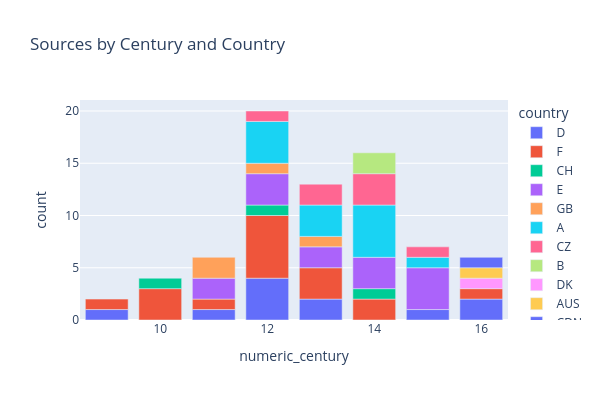

The cell this chart's notebook holds for it:
### Markdown cell above
#### 3d. Group and Chart the Century and Country Counts

### Code cell
sources_grouped = (source_df
    .dropna(subset=['numeric_century', 'country'])  # remove NA keys before grouping
    .groupby(['numeric_century', 'country'])
    .size()
    .reset_index(name='count')
    .sort_values(['numeric_century'])
)

fig = px.bar(sources_grouped,
             x='numeric_century',
             y='count',
             color='country',
             title='Sources by Century and Country',
             width=600, height=400)

fig.update_xaxes(categoryorder='array',
                 categoryarray=sources_grouped['numeric_century'].tolist())
fig.show()

### Figure 1 — Plotly figure (JSON) as saved in the notebook; plotly's stock layout.template omitted (floating-point values rounded to 4 significant figures)
{"data": [{"alignmentgroup": "True", "hovertemplate": "country=D<br>numeric_century=%{x}<br>count=%{y}<extra></extra>", "legendgroup": "D", "marker": {"color": "#636efa", "pattern": {"shape": ""}}, "name": "D", "offsetgroup": "D", "orientation": "v", "showlegend": true, "textposition": "auto", "type": "bar", "x": [9, 11, 12, 13, 15, 16], "xaxis": "x", "y": [1, 1, 4, 2, 1, 2], "yaxis": "y"}, {"alignmentgroup": "True", "hovertemplate": "country=F<br>numeric_century=%{x}<br>count=%{y}<extra></extra>", "legendgroup": "F", "marker": {"color": "#EF553B", "pattern": {"shape": ""}}, "name": "F", "offsetgroup": "F", "orientation": "v", "showlegend": true, "textposition": "auto", "type": "bar", "x": [9, 10, 11, 12, 13, 14, 16], "xaxis": "x", "y": [1, 3, 1, 6, 3, 2, 1], "yaxis": "y"}, {"alignmentgroup": "True", "hovertemplate": "country=CH<br>numeric_century=%{x}<br>count=%{y}<extra></extra>", "legendgroup": "CH", "marker": {"color": "#00cc96", "pattern": {"shape": ""}}, "name": "CH", "offsetgroup": "CH", "orientation": "v", "showlegend": true, "textposition": "auto", "type": "bar", "x": [10, 12, 14], "xaxis": "x", "y": [1, 1, 1], "yaxis": "y"}, {"alignmentgroup": "True", "hovertemplate": "country=E<br>numeric_century=%{x}<br>count=%{y}<extra></extra>", "legendgroup": "E", "marker": {"color": "#ab63fa", "pattern": {"shape": ""}}, "name": "E", "offsetgroup": "E", "orientation": "v", "showlegend": true, "textposition": "auto", "type": "bar", "x": [11, 12, 13, 14, 15], "xaxis": "x", "y": [2, 3, 2, 3, 4], "yaxis": "y"}, {"alignmentgroup": "True", "hovertemplate": "country=GB<br>numeric_century=%{x}<br>count=%{y}<extra></extra>", "legendgroup": "GB", "marker": {"color": "#FFA15A", "pattern": {"shape": ""}}, "name": "GB", "offsetgroup": "GB", "orientation": "v", "showlegend": true, "textposition": "auto", "type": "bar", "x": [11, 12, 13], "xaxis": "x", "y": [2, 1, 1], "yaxis": "y"}, {"alignmentgroup": "True", "hovertemplate": "country=A<br>numeric_century=%{x}<br>count=%{y}<extra></extra>", "legendgroup": "A", "marker": {"color": "#19d3f3", "pattern": {"shape": ""}}, "name": "A", "offsetgroup": "A", "orientation": "v", "showlegend": true, "textposition": "auto", "type": "bar", "x": [12, 13, 14, 15], "xaxis": "x", "y": [4, 3, 5, 1], "yaxis": "y"}, {"alignmentgroup": "True", "hovertemplate": "country=CZ<br>numeric_century=%{x}<br>count=%{y}<extra></extra>", "legendgroup": "CZ", "marker": {"color": "#FF6692", "pattern": {"shape": ""}}, "name": "CZ", "offsetgroup": "CZ", "orientation": "v", "showlegend": true, "textposition": "auto", "type": "bar", "x": [12, 13, 14, 15], "xaxis": "x", "y": [1, 2, 3, 1], "yaxis": "y"}, {"alignmentgroup": "True", "hovertemplate": "country=B<br>numeric_century=%{x}<br>count=%{y}<extra></extra>", "legendgroup": "B", "marker": {"color": "#B6E880", "pattern": {"shape": ""}}, "name": "B", "offsetgroup": "B", "orientation": "v", "showlegend": true, "textposition": "auto", "type": "bar", "x": [14], "xaxis": "x", "y": [2], "yaxis": "y"}, {"alignmentgroup": "True", "hovertemplate": "country=DK<br>numeric_century=%{x}<br>count=%{y}<extra></extra>", "legendgroup": "DK", "marker": {"color": "#FF97FF", "pattern": {"shape": ""}}, "name": "DK", "offsetgroup": "DK", "orientation": "v", "showlegend": true, "textposition": "auto", "type": "bar", "x": [16], "xaxis": "x", "y": [1], "yaxis": "y"}, {"alignmentgroup": "True", "hovertemplate": "country=AUS<br>numeric_century=%{x}<br>count=%{y}<extra></extra>", "legendgroup": "AUS", "marker": {"color": "#FECB52", "pattern": {"shape": ""}}, "name": "AUS", "offsetgroup": "AUS", "orientation": "v", "showlegend": true, "textposition": "auto", "type": "bar", "x": [16], "xaxis": "x", "y": [1], "yaxis": "y"}, {"alignmentgroup": "True", "hovertemplate": "country=CDN<br>numeric_century=%{x}<br>count=%{y}<extra></extra>", "legendgroup": "CDN", "marker": {"color": "#636efa", "pattern": {"shape": ""}}, "name": "CDN", "offsetgroup": "CDN", "orientation": "v", "showlegend": true, "textposition": "auto", "type": "bar", "x": [16], "xaxis": "x", "y": [1], "yaxis": "y"}], "layout": {"barmode": "relative", "height": 400, "legend": {"title": {"text": "country"}, "tracegroupgap": 0}, "title": {"text": "Sources by Century and Country"}, "width": 600, "xaxis": {"anchor": "y", "categoryarray": [9, 9, 10, 10, 11, 11, 11, 11, 12, 12, 12, 12, 12, 12, 12, 13, 13, 13, 13, 13, 13, 14, 14, 14, 14, 14, 14, 15, 15, 15, 15, 16, 16, 16, 16, 16], "categoryorder": "array", "domain": [0, 1], "title": {"text": "numeric_century"}}, "yaxis": {"anchor": "x", "domain": [0, 1], "title": {"text": "count"}}}}
